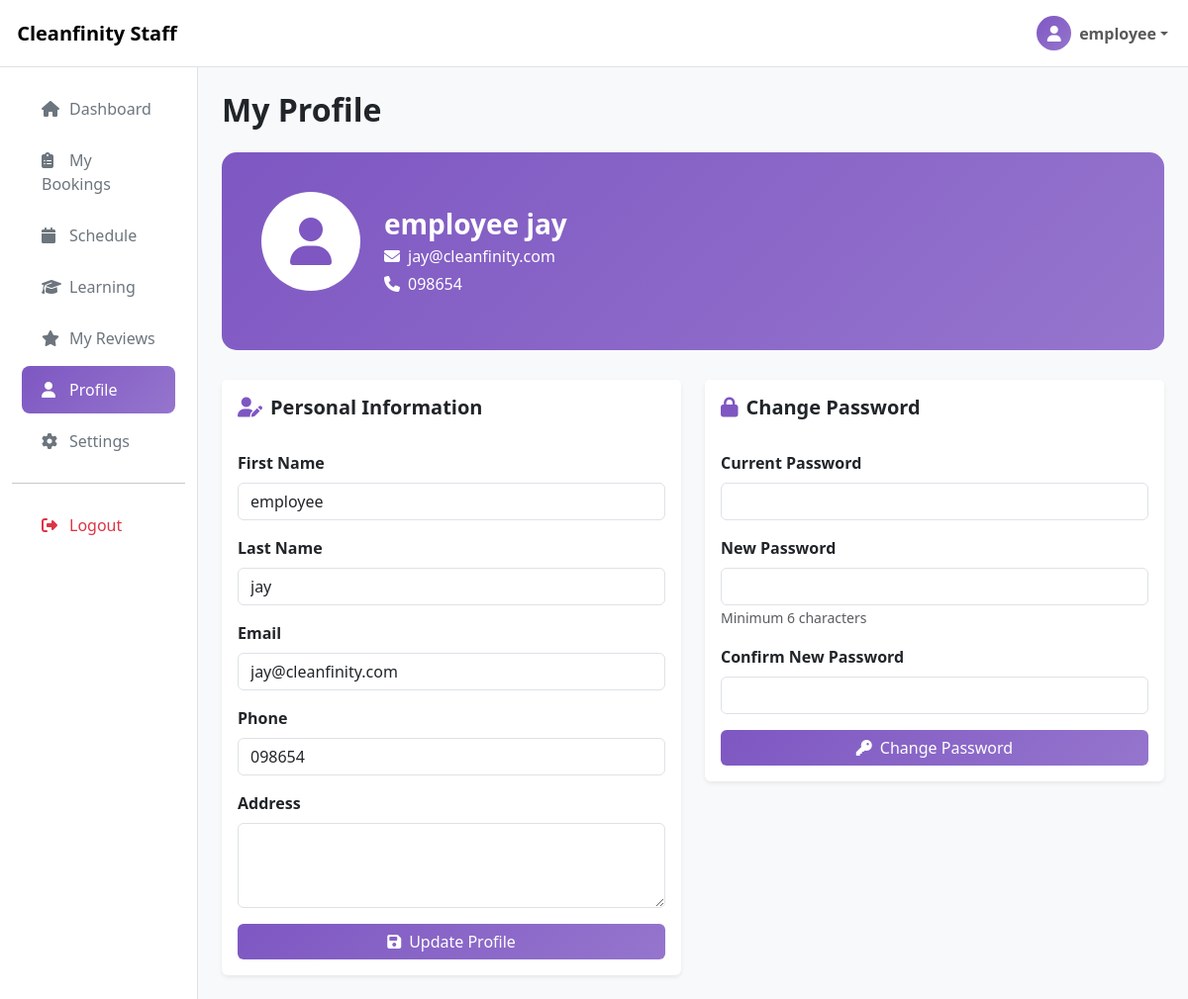
The page /staff/profile.php (signed in) on the database its author committed.
### tables this page shows
CREATE TABLE `users` (
  `id` int(11) NOT NULL,
  `username` varchar(50) NOT NULL,
  `email` varchar(100) NOT NULL,
  `password` varchar(255) NOT NULL,
  `first_name` varchar(50) NOT NULL,
  `last_name` varchar(50) NOT NULL,
  `phone` varchar(20) DEFAULT NULL,
  `address` text DEFAULT NULL,
  `role` enum('customer','staff','admin') DEFAULT 'customer',
  `status` enum('active','inactive') DEFAULT 'active',
  `availability` enum('available','unavailable') DEFAULT 'available',
  `created_at` timestamp NOT NULL DEFAULT current_timestamp(),
  `updated_at` timestamp NOT NULL DEFAULT current_timestamp() ON UPDATE current_timestamp()
);

### models/User.php (called while the page is built, shortened)
<?php
class User {
    private $conn;
    private $table_name = "users";
    public $id;
    public function __construct($db) {
        $this->conn = $db;
    }
    public function readOne() {
        $query = "SELECT * FROM " . $this->table_name . " WHERE id = :id LIMIT 0,1";
        $stmt = $this->conn->prepare($query);
        $stmt->bindParam(":id", $this->id);
        $stmt->execute();
        $row = $stmt->fetch(PDO::FETCH_ASSOC);
        if ($row) {
            $this->email = $row['email'];
            $this->first_name = $row['first_name'];
            $this->last_name = $row['last_name'];
            $this->phone = $row['phone'];
            return true;
        }
        return false;
    }
}
?>

### staff/profile.php (the view, shortened to what this page needs)
<?php
require_once '../models/User.php';
$database = new Database();
$db = $database->getConnection();
$user = new User($db);
$user->id = $_SESSION['user_id'];
$user->readOne();
?>
<!DOCTYPE html>
<html lang="en">
<head>
    <link href="https://cdn.jsdelivr.net/npm/bootstrap@5.3.2/dist/css/bootstrap.min.css" rel="stylesheet">
    <link href="https://cdnjs.cloudflare.com/ajax/libs/font-awesome/6.5.0/css/all.min.css" rel="stylesheet">
</head>
<body>
    <?php include 'includes/navbar.php'; ?>
    <div class="container-fluid">
        <div class="row">
            <?php include 'includes/sidebar.php'; ?>
            <main class="col-md-9 ms-sm-auto col-lg-10 px-md-4 py-4">
                <h2 class="fw-bold mb-4">My Profile</h2>
                <div class="profile-header">
                    <div class="d-flex align-items-center">
                        <div class="profile-avatar">
                            <i class="fas fa-user"></i>
                        </div>
                        <div class="ms-4">
                            <h3 class="fw-bold mb-1">
                                <?php echo htmlspecialchars($user->first_name . ' ' . $user->last_name); ?>
                            </h3>
                            <p class="mb-1"><i class="fas fa-envelope me-2"></i><?php echo htmlspecialchars($user->email); ?></p>
                            <p class="mb-0"><i class="fas fa-phone me-2"></i><?php echo htmlspecialchars($user->phone); ?></p>
                        </div>
                    </div>
                </div>
                <div class="row g-4">
                    <div class="col-md-6">
                        <div class="card border-0 shadow-sm">
                            <div class="card-header bg-white border-0 py-3">
                                <h5 class="fw-bold mb-0">
                                    <i class="fas fa-user-edit me-2 text-purple"></i>Personal Information
                                </h5>
                            </div>
                            <div class="card-body">
                                <form method="POST">
                                    <div class="mb-3">
                                        <label class="form-label fw-semibold">First Name</label>
                                        <input type="text" name="first_name" class="form-control" value="<?php echo htmlspecialchars($user->first_name); ?>" required>
                                    </div>
                                    <div class="mb-3">
                                        <label class="form-label fw-semibold">Last Name</label>
                                        <input type="text" name="last_name" class="form-control" value="<?php echo htmlspecialchars($user->last_name); ?>" required>
                                    </div>
                                    <div class="mb-3">
                                        <label class="form-label fw-semibold">Email</label>
                                        <input type="email" name="email" class="form-control" value="<?php echo htmlspecialchars($user->email); ?>" required>
                                    </div>
                                    <div class="mb-3">
                                        <label class="form-label fw-semibold">Phone</label>
                                        <input type="tel" name="phone" class="form-control" value="<?php echo htmlspecialchars($user->phone); ?>" required>
                                    </div>
                                    <div class="mb-3">
                                        <label class="form-label fw-semibold">Address</label>
                                        <textarea name="address" class="form-control" rows="3" required><?php echo htmlspecialchars($user->address); ?></textarea>
                                    </div>
                                    <button type="submit" class="btn btn-purple w-100">
                                        <i class="fas fa-save me-2"></i>Update Profile
                                    </button>
                                </form>
                            </div>
                        </div>
                    </div>
                    <div class="col-md-6">
                        <div class="card border-0 shadow-sm">
                            <div class="card-header bg-white border-0 py-3">
                                <h5 class="fw-bold mb-0">
                                    <i class="fas fa-lock me-2 text-purple"></i>Change Password
                                </h5>
                            </div>
                            <div class="card-body">
                                <form method="POST">
                                    <div class="mb-3">
                                        <label class="form-label fw-semibold">Current Password</label>
                                        <input type="password" name="current_password" class="form-control" required>
                                    </div>
                                    <div class="mb-3">
                                        <label class="form-label fw-semibold">New Password</label>
                                        <input type="password" name="new_password" class="form-control" minlength="6" required>
                                        <small class="text-muted">Minimum 6 characters</small>
                                    </div>
                                    <div class="mb-3">
                                        <label class="form-label fw-semibold">Confirm New Password</label>
                                        <input type="password" name="confirm_password" class="form-control" minlength="6" required>
                                    </div>
                                    <button type="submit" class="btn btn-purple w-100">
                                        <i class="fas fa-key me-2"></i>Change Password
                                    </button>
                                </form>
                            </div>
                        </div>
                    </div>
                </div>
            </main>
        </div>
    </div>
</body>
</html>

### staff/profile.php (style rules this page uses)
body { background: #f8f9fa; }
.profile-header { background: linear-gradient(135deg, #7E57C2, #9575cd); color: white; padding: 40px; border-radius: 15px; margin-bottom: 30px; }
.profile-avatar { width: 100px; height: 100px; background: white; border-radius: 50%; display: flex; align-items: center; justify-content: center; font-size: 3rem; color: #7E57C2; margin-bottom: 20px; }
.btn-purple { background: linear-gradient(135deg, #7E57C2, #9575cd); color: white; border: none; }
.text-purple { color: #7E57C2; }

### staff/includes/navbar.php (style rules this page uses)
.text-purple { color: #7E57C2; }

### rows shown on the page
users: first_name+last_name "employee jay", email "jay@cleanfinity.com", phone "098654", first_name "employee", last_name "jay"

### other values the page prints
$_SESSION['first_name'] "employee"
